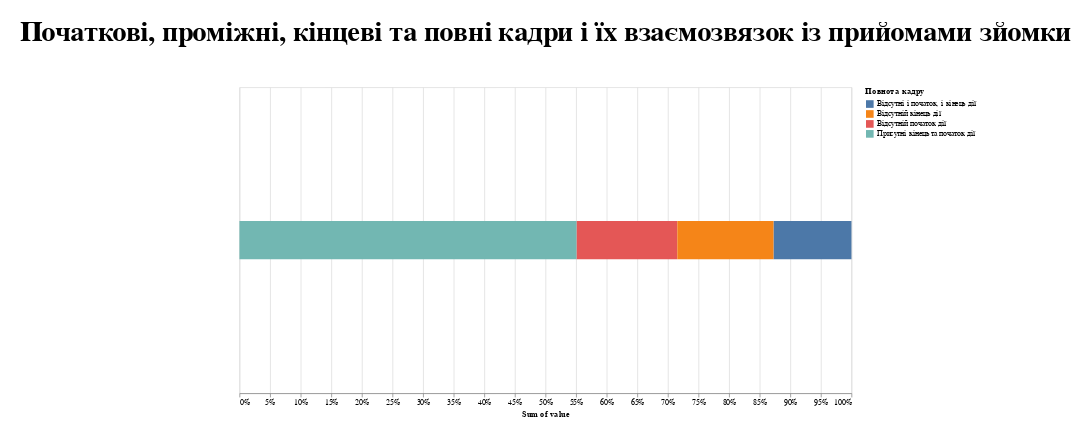

Source (notebook cell):
### Code cell
alt.Chart(
    dfActions
).transform_fold(
    columns
).transform_filter(
    select_shot,
).mark_bar(
    size=50,
).encode(
    x = alt.X(
        field = 'value',
        type='quantitative', 
        aggregate = 'sum', 
        stack = 'normalize'
    ),
    color = alt.Color(
        field = 'beginning_end', 
        type = 'nominal', 
        title='Повнота кадру'
    ),
    order = alt.Order(
        field = 'value', 
        type = 'quantitative', 
        aggregate = 'sum', 
        sort = 'descending'
    ),
    tooltip = [
        alt.Tooltip('beginning_end:N', title='Shot completeness'),
        alt.Tooltip('sum(value)', type='quantitative', title='Occurrences'),
    ]
).add_selection(
    select_shot,
).properties(
    width = 800, 
    height = 400,
    padding=25,
    title='Початкові, проміжні, кінцеві та повні кадри і їх взаємозвязок із прийомами зйомки'
).configure_title(
    fontSize=36,
    dy=-48
)

### Figure 1 — Vega-Lite specification as saved in the notebook (floating-point values rounded to 4 significant figures; data arrays with more than 128 entries replaced by an {"elided": "..."} marker saying what was removed)
{"config": {"view": {"continuousWidth": 400, "continuousHeight": 300}, "title": {"dy": -48, "fontSize": 36}}, "data": {"name": "data-4d250ec516f0ae1647ce1fe1c86c965c"}, "mark": {"type": "bar", "size": 50}, "encoding": {"color": {"type": "nominal", "field": "beginning_end", "title": "Повнота кадру"}, "order": {"type": "quantitative", "aggregate": "sum", "field": "value", "sort": "descending"}, "tooltip": [{"type": "nominal", "field": "beginning_end", "title": "Shot completeness"}, {"type": "quantitative", "aggregate": "sum", "field": "value", "title": "Occurrences"}], "x": {"type": "quantitative", "aggregate": "sum", "field": "value", "stack": "normalize"}}, "height": 400, "padding": 25, "selection": {"Filming method": {"type": "single", "fields": ["key"], "bind": {"input": "select", "options": ["moving_camera", "shotcut", "background", "occlusion", "truncation"], "name": "Обиріть прийом зйомки:"}, "init": {"key": "moving_camera"}}}, "title": "Початкові, проміжні, кінцеві та повні кадри і їх взаємозвязок із прийомами зйомки", "transform": [{"fold": ["moving_camera", "shotcut", "background", "occlusion", "truncation"]}, {"filter": {"selection": "Filming method"}}], "width": 800, "$schema": "https://vega.github.io/schema/vega-lite/v4.8.1.json", "datasets": {"data-4d250ec516f0ae1647ce1fe1c86c965c": {"elided": "1647 records"}}}
